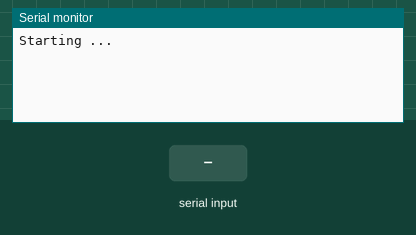
Recording of a sketch running on a simulated Arduino Uno, built with avr-gcc and run on an emulated ATmega328P. On the bench: the last lines printed to the serial monitor. Inputs (shaded band) come from the test bench.

Above: at 1.2 s.
1.3 s: "1" received over the second serial link
At 2.2 s:
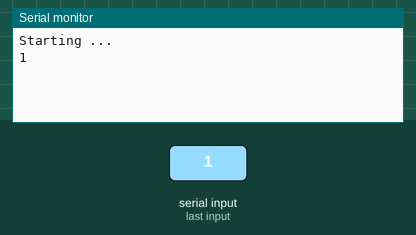
2.8 s: "0" received over the second serial link
At 3.4 s:
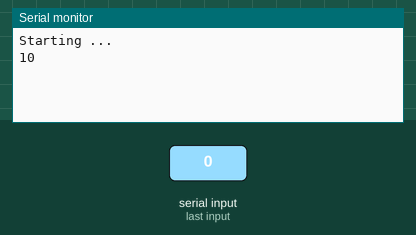

Measured:
- after the input at 1.3 s, the serial monitor: prints a new line at once (image 1)
- after the input at 2.8 s, the serial monitor: prints a new line at once (image 2)

The sketch:

setbluetooth-hc-05.ino
```cpp
/**
 * Copyed from Introducere in Arduino by Optimus Digital
 */
/* for HC-05 is CRLF for HC-06 is no_line_ending
 *  COMMANDS:
 *  AT -> OK
 *  HC-05
 *  AT+UART=38400,0,0
 *  HC-06
 *  AT+BAUD6
 *  HC-05
 *  AT+NAME=<NAME>
 *  HC-06
 *  AT+NAME<NAME>
 *  COMMANDS for ESP01
 *  AT+CWMODE=3
 *  AT+CIPMUX=1
 *  AT+CIPSERVER=1,port
 *  AT+CIFSR
 */
#include <SoftwareSerial.h>
//#include <NeoSWSerial.h>
//#include <EnableInterrupt.h>

#define RxD 2 //se conecteaza la pinul digital 5
#define TxD 3 //se conecteaza la pinul digital 4

SoftwareSerial BTSerial(RxD, TxD);
//NeoSWSerial BTSerial(RxD, TxD);
//=================================================================
//====                    NEO SERIAL INTERRUPT                  ===
//=================================================================
/*void neoSSerial1ISR()
{
    NeoSWSerial::rxISR(*portInputRegister(digitalPinToPort(RxD)));
} */
void setup() {
  Serial.begin(9600);//115200);
  //BTSerial.begin(9600);//default for HC-06
  BTSerial.begin(38400);
//  enableInterrupt(RxD, neoSSerial1ISR, CHANGE);
  Serial.println("Starting ...");
}
int i = 0;
void loop() {
  if (BTSerial.available()) {
    Serial.write(BTSerial.read());
  }
  if (Serial.available())
    BTSerial.write(Serial.read());
}
```
